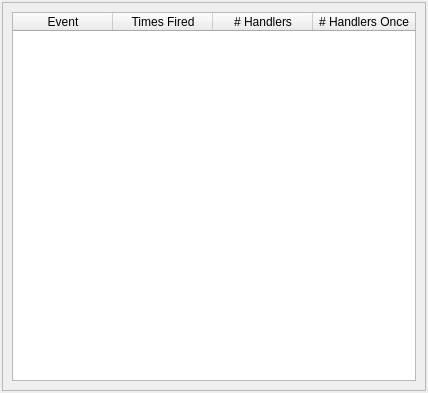
<?xml version="1.0" encoding="UTF-8"?>
<ui version="4.0">
 <class>GlobalEventsWidget</class>
 <widget class="QDockWidget" name="GlobalEventsWidget">
  <property name="geometry">
   <rect>
    <x>0</x>
    <y>0</y>
    <width>428</width>
    <height>393</height>
   </rect>
  </property>
  <property name="minimumSize">
   <size>
    <width>200</width>
    <height>200</height>
   </size>
  </property>
  <property name="sizeIncrement">
   <size>
    <width>5</width>
    <height>5</height>
   </size>
  </property>
  <property name="features">
   <set>QDockWidget::AllDockWidgetFeatures</set>
  </property>
  <property name="allowedAreas">
   <set>Qt::AllDockWidgetAreas</set>
  </property>
  <property name="windowTitle">
   <string>Global Events</string>
  </property>
  <widget class="QWidget" name="dockWidgetContents">
   <layout class="QVBoxLayout" name="verticalLayout_3">
    <property name="spacing">
     <number>0</number>
    </property>
    <property name="leftMargin">
     <number>2</number>
    </property>
    <property name="topMargin">
     <number>2</number>
    </property>
    <property name="rightMargin">
     <number>2</number>
    </property>
    <property name="bottomMargin">
     <number>2</number>
    </property>
    <item>
     <widget class="QFrame" name="frame">
      <property name="frameShape">
       <enum>QFrame::StyledPanel</enum>
      </property>
      <property name="frameShadow">
       <enum>QFrame::Plain</enum>
      </property>
      <layout class="QVBoxLayout" name="verticalLayout_4">
       <item>
        <widget class="QTableWidget" name="TableEvents">
         <property name="selectionMode">
          <enum>QAbstractItemView::SingleSelection</enum>
         </property>
         <property name="selectionBehavior">
          <enum>QAbstractItemView::SelectRows</enum>
         </property>
         <property name="sortingEnabled">
          <bool>false</bool>
         </property>
         <property name="cornerButtonEnabled">
          <bool>false</bool>
         </property>
         <property name="columnCount">
          <number>4</number>
         </property>
         <attribute name="horizontalHeaderVisible">
          <bool>true</bool>
         </attribute>
         <attribute name="horizontalHeaderCascadingSectionResizes">
          <bool>false</bool>
         </attribute>
         <attribute name="horizontalHeaderDefaultSectionSize">
          <number>100</number>
         </attribute>
         <attribute name="horizontalHeaderMinimumSectionSize">
          <number>40</number>
         </attribute>
         <attribute name="horizontalHeaderShowSortIndicator" stdset="0">
          <bool>false</bool>
         </attribute>
         <attribute name="horizontalHeaderStretchLastSection">
          <bool>true</bool>
         </attribute>
         <attribute name="verticalHeaderVisible">
          <bool>false</bool>
         </attribute>
         <column>
          <property name="text">
           <string>Event</string>
          </property>
         </column>
         <column>
          <property name="text">
           <string>Times Fired</string>
          </property>
         </column>
         <column>
          <property name="text">
           <string># Handlers</string>
          </property>
         </column>
         <column>
          <property name="text">
           <string># Handlers Once</string>
          </property>
         </column>
        </widget>
       </item>
      </layout>
     </widget>
    </item>
   </layout>
  </widget>
 </widget>
 <resources/>
 <connections/>
</ui>
